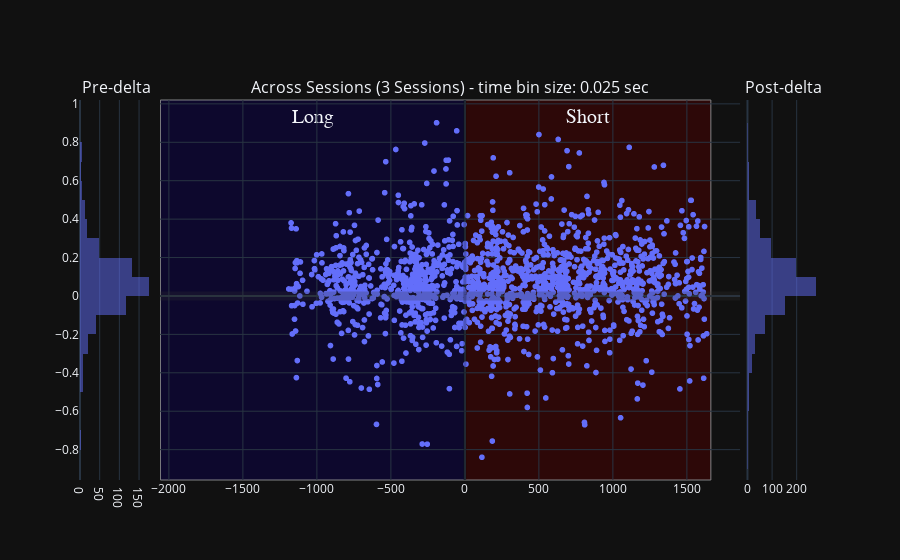

The cell this chart's notebook holds for it:
### Code cell
## User non-selected:
scatter_title = 'Non-selected Sevveral Sessions'
variable_name = 'wcorr_abs_diff'
px_scatter_kwargs = {'x': 'delta_aligned_start_t', 'y': variable_name, 'title': scatter_title, 'range_y': [0.0, 1.0], 'labels': {'session_name': 'Session', 'time_bin_size': 'tbin_size'}} # , 'color': 'time_bin_size'
new_fig_ripples = plotly_pre_post_delta_scatter(data_results_df=deepcopy(user_rejected_ripple_df), out_scatter_fig=None, histogram_bins=histogram_bins,
                        px_scatter_kwargs=px_scatter_kwargs, histogram_variable_name=variable_name, forced_range_y=None,
                        time_delta_tuple=(earliest_delta_aligned_t_start, 0.0, latest_delta_aligned_t_end))
new_fig_ripples

### Figure 1 — Plotly figure (JSON) as saved in the notebook; plotly's stock layout.template omitted (floating-point values rounded to 4 significant figures; data arrays with more than 128 entries replaced by an {"elided": "..."} marker saying what was removed)
{"data": [{"alignmentgroup": "True", "bingroup": "y", "hovertemplate": "count=%{x}<br>wcorr_abs_diff=%{y}<extra></extra>", "legendgroup": "", "marker": {"color": "#636efa", "opacity": 0.5, "pattern": {"shape": ""}}, "name": "", "nbinsy": 25, "offsetgroup": "", "orientation": "h", "showlegend": false, "type": "histogram", "xaxis": "x", "y": {"elided": "613 float values"}, "yaxis": "y"}, {"hovertemplate": "delta_aligned_start_t=%{x}<br>wcorr_abs_diff=%{y}<extra></extra>", "legendgroup": "", "marker": {"color": "#636efa", "symbol": "circle"}, "mode": "markers", "name": "", "showlegend": false, "type": "scattergl", "x": {"elided": "1603 float values"}, "xaxis": "x2", "y": {"elided": "1603 float values"}, "yaxis": "y2"}, {"alignmentgroup": "True", "bingroup": "y", "hovertemplate": "count=%{x}<br>wcorr_abs_diff=%{y}<extra></extra>", "legendgroup": "", "marker": {"color": "#636efa", "opacity": 0.5, "pattern": {"shape": ""}}, "name": "", "nbinsy": 25, "offsetgroup": "", "orientation": "h", "showlegend": false, "type": "histogram", "xaxis": "x3", "y": {"elided": "990 float values"}, "yaxis": "y3"}], "layout": {"annotations": [{"font": {"size": 16}, "showarrow": false, "text": "Pre-delta", "x": 0.049, "xanchor": "center", "xref": "paper", "y": 1, "yanchor": "bottom", "yref": "paper"}, {"font": {"size": 16}, "showarrow": false, "text": "Across Sessions (3 Sessions) - time bin size: 0.025 sec", "x": 0.5, "xanchor": "center", "xref": "paper", "y": 1, "yanchor": "bottom", "yref": "paper"}, {"font": {"size": 16}, "showarrow": false, "text": "Post-delta", "x": 0.951, "xanchor": "center", "xref": "paper", "y": 1, "yanchor": "bottom", "yref": "paper"}], "barmode": "overlay", "shapes": [{"line": {"color": "rgba(0.2,0.2,0.2,.25)", "width": 9}, "type": "line", "x0": 0, "x1": 1, "xref": "x2 domain", "y0": 0, "y1": 0, "yref": "y2"}, {"line": {"color": "rgba(0,0,0,.25)", "width": 3}, "type": "line", "x0": 0, "x1": 0, "xref": "x2", "y0": 0, "y1": 1, "yref": "y2 domain"}, {"fillcolor": "#0b0049", "label": {"font": {"family": "Times New Roman", "size": 20}, "text": "Long", "textposition": "top center"}, "layer": "below", "line": {"width": 1}, "opacity": 0.5, "type": "rect", "x0": -2057.0, "x1": 0, "xref": "x2", "y0": 0, "y1": 1, "yref": "y2 domain"}, {"fillcolor": "#490000", "label": {"font": {"family": "Times New Roman", "size": 20}, "text": "Short", "textposition": "top center"}, "layer": "below", "line": {"width": 1}, "opacity": 0.5, "type": "rect", "x0": 0, "x1": 1662.0, "xref": "x2", "y0": 0, "y1": 1, "yref": "y2 domain"}], "xaxis": {"anchor": "y", "domain": [0, 0.098]}, "xaxis2": {"anchor": "y2", "domain": [0.108, 0.892]}, "xaxis3": {"anchor": "y3", "domain": [0.902, 1]}, "yaxis": {"anchor": "x", "domain": [0, 1]}, "yaxis2": {"anchor": "x2", "domain": [0, 1], "matches": "y", "showticklabels": false}, "yaxis3": {"anchor": "x3", "domain": [0, 1], "matches": "y", "showticklabels": false}}}
